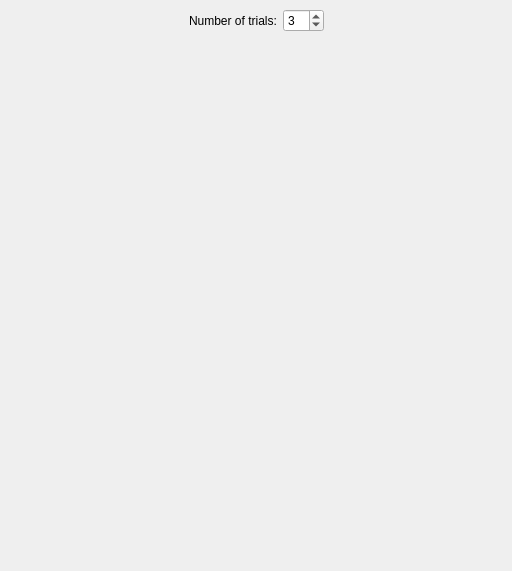
<?xml version="1.0" encoding="UTF-8"?>
<ui version="4.0">
 <class>HHabituationCriteriaForm</class>
 <widget class="QStackedWidget" name="HHabituationCriteriaForm">
  <property name="geometry">
   <rect>
    <x>0</x>
    <y>0</y>
    <width>512</width>
    <height>571</height>
   </rect>
  </property>
  <property name="windowTitle">
   <string>StackedWidget</string>
  </property>
  <property name="currentIndex">
   <number>0</number>
  </property>
  <widget class="QWidget" name="pageFixedN">
   <layout class="QVBoxLayout" name="verticalLayout">
    <item>
     <layout class="QHBoxLayout" name="horizontalLayout">
      <item>
       <spacer name="horizontalSpacer_2">
        <property name="orientation">
         <enum>Qt::Horizontal</enum>
        </property>
        <property name="sizeHint" stdset="0">
         <size>
          <width>40</width>
          <height>20</height>
         </size>
        </property>
       </spacer>
      </item>
      <item>
       <widget class="QLabel" name="label">
        <property name="text">
         <string>Number of trials:</string>
        </property>
       </widget>
      </item>
      <item>
       <widget class="QSpinBox" name="spinBoxNTrials">
        <property name="minimum">
         <number>1</number>
        </property>
        <property name="value">
         <number>3</number>
        </property>
       </widget>
      </item>
      <item>
       <spacer name="horizontalSpacer">
        <property name="orientation">
         <enum>Qt::Horizontal</enum>
        </property>
        <property name="sizeHint" stdset="0">
         <size>
          <width>40</width>
          <height>20</height>
         </size>
        </property>
       </spacer>
      </item>
     </layout>
    </item>
    <item>
     <spacer name="verticalSpacer">
      <property name="orientation">
       <enum>Qt::Vertical</enum>
      </property>
      <property name="sizeHint" stdset="0">
       <size>
        <width>20</width>
        <height>508</height>
       </size>
      </property>
     </spacer>
    </item>
   </layout>
  </widget>
  <widget class="QWidget" name="pageCriterion">
   <layout class="QVBoxLayout" name="verticalLayout_2">
    <item>
     <layout class="QHBoxLayout" name="horizontalLayout_10">
      <item>
       <widget class="QLabel" name="label_13">
        <property name="text">
         <string>Maximum number of trials:</string>
        </property>
       </widget>
      </item>
      <item>
       <widget class="QSpinBox" name="spinBoxMaxNumberOfHabituationTrials">
        <property name="minimum">
         <number>1</number>
        </property>
        <property name="value">
         <number>3</number>
        </property>
       </widget>
      </item>
     </layout>
    </item>
    <item>
     <widget class="QFrame" name="frame">
      <property name="frameShape">
       <enum>QFrame::StyledPanel</enum>
      </property>
      <property name="frameShadow">
       <enum>QFrame::Raised</enum>
      </property>
      <layout class="QVBoxLayout" name="verticalLayout_4">
       <item>
        <layout class="QHBoxLayout" name="horizontalLayout_5">
         <item>
          <layout class="QVBoxLayout" name="verticalLayout_3">
           <item>
            <widget class="QRadioButton" name="rbUseFirstWindow">
             <property name="toolTip">
              <string>&lt;html&gt;&lt;head/&gt;&lt;body&gt;&lt;p&gt;Habit will use total looking time from the &lt;span style=&quot; font-style:italic;&quot;&gt;first full window&lt;/span&gt; as the basis for habituation.&lt;/p&gt;&lt;/body&gt;&lt;/html&gt;</string>
             </property>
             <property name="text">
              <string>Use first window</string>
             </property>
            </widget>
           </item>
           <item>
            <widget class="QRadioButton" name="rbUseMaxWindow">
             <property name="toolTip">
              <string>&lt;html&gt;&lt;head/&gt;&lt;body&gt;&lt;p&gt;Habit will use the window with the &lt;span style=&quot; font-style:italic;&quot;&gt;most looking time&lt;/span&gt; as the basis for habituation.&lt;/p&gt;&lt;/body&gt;&lt;/html&gt;</string>
             </property>
             <property name="text">
              <string>Use max window</string>
             </property>
            </widget>
           </item>
          </layout>
         </item>
         <item>
          <widget class="QLabel" name="label_5">
           <property name="text">
            <string>Choose the method used for determining the basis for habituation. Total looking in the basis window will be used, along with the settings below, to determine when habituation is achieved. </string>
           </property>
           <property name="wordWrap">
            <bool>true</bool>
           </property>
          </widget>
         </item>
        </layout>
       </item>
       <item>
        <layout class="QHBoxLayout" name="horizontalLayout_4">
         <item>
          <widget class="QCheckBox" name="cbxRequireMinBasisValue">
           <property name="toolTip">
            <string>&lt;html&gt;&lt;head/&gt;&lt;body&gt;&lt;p&gt;Require a &lt;span style=&quot; font-style:italic;&quot;&gt;minimum amount of looking &lt;/span&gt;for a basis window. If &lt;span style=&quot; font-style:italic;&quot;&gt;first window&lt;/span&gt; is selected, then the first window &lt;span style=&quot; font-style:italic;&quot;&gt;which passes this test&lt;/span&gt; will be used as the basis.&lt;/p&gt;&lt;/body&gt;&lt;/html&gt;</string>
           </property>
           <property name="text">
            <string>Require minimum basis value</string>
           </property>
          </widget>
         </item>
         <item>
          <widget class="QLineEdit" name="lineeditMinBasisValue"/>
         </item>
         <item>
          <widget class="QLabel" name="label_4">
           <property name="text">
            <string>ms</string>
           </property>
          </widget>
         </item>
        </layout>
       </item>
      </layout>
     </widget>
    </item>
    <item>
     <widget class="QFrame" name="frame_2">
      <property name="frameShape">
       <enum>QFrame::StyledPanel</enum>
      </property>
      <property name="frameShadow">
       <enum>QFrame::Raised</enum>
      </property>
      <layout class="QVBoxLayout" name="verticalLayout_5">
       <item>
        <layout class="QHBoxLayout" name="horizontalLayout_6">
         <item>
          <widget class="QLabel" name="label_6">
           <property name="text">
            <string>Percentage</string>
           </property>
          </widget>
         </item>
         <item>
          <widget class="QSpinBox" name="spinPercentage">
           <property name="value">
            <number>50</number>
           </property>
          </widget>
         </item>
         <item>
          <widget class="QLabel" name="label_7">
           <property name="text">
            <string>&lt;html&gt;&lt;head/&gt;&lt;body&gt;&lt;p&gt;Habituation is achieved if the sum of looking in a window &lt;span style=&quot; font-style:italic;&quot;&gt;falls to this percentage (or less)&lt;/span&gt; of the sum of looking in the basis window.&lt;/p&gt;&lt;/body&gt;&lt;/html&gt;</string>
           </property>
           <property name="wordWrap">
            <bool>true</bool>
           </property>
          </widget>
         </item>
        </layout>
       </item>
       <item>
        <widget class="QCheckBox" name="cbxExcludeBasisWindow">
         <property name="toolTip">
          <string>&lt;html&gt;&lt;head/&gt;&lt;body&gt;&lt;p&gt;When using a &lt;span style=&quot; font-style:italic;&quot;&gt;sliding window&lt;/span&gt;, the trials used as the basis are not used when computing percentage and testing for habituation. This has no effect when using a &lt;span style=&quot; font-style:italic;&quot;&gt;fixed window.&lt;/span&gt;&lt;/p&gt;&lt;/body&gt;&lt;/html&gt;</string>
         </property>
         <property name="text">
          <string>Exclude basis window when computing percentage</string>
         </property>
        </widget>
       </item>
      </layout>
     </widget>
    </item>
    <item>
     <widget class="QFrame" name="frame_3">
      <property name="frameShape">
       <enum>QFrame::StyledPanel</enum>
      </property>
      <property name="frameShadow">
       <enum>QFrame::Raised</enum>
      </property>
      <layout class="QHBoxLayout" name="horizontalLayout_7">
       <item>
        <layout class="QFormLayout" name="formLayout">
         <item row="0" column="0">
          <widget class="QLabel" name="label_8">
           <property name="text">
            <string>Window Type:</string>
           </property>
          </widget>
         </item>
         <item row="0" column="1">
          <widget class="QComboBox" name="comboWindowType">
           <property name="toolTip">
            <string>&lt;html&gt;&lt;head/&gt;&lt;body&gt;&lt;p&gt;For a &lt;span style=&quot; font-style:italic;&quot;&gt;fixed window, &lt;/span&gt;windows are [&lt;span style=&quot; font-style:italic;&quot;&gt;1,2,...,size], [size+1,...,2*size],...&lt;/span&gt;&lt;/p&gt;&lt;p&gt;For a &lt;span style=&quot; font-style:italic;&quot;&gt;sliding window, &lt;/span&gt;windows are &lt;span style=&quot; font-style:italic;&quot;&gt;[1,2,...size], [2,3,...,size+1],...&lt;/span&gt;&lt;/p&gt;&lt;/body&gt;&lt;/html&gt;</string>
           </property>
          </widget>
         </item>
         <item row="1" column="0">
          <widget class="QLabel" name="label_9">
           <property name="text">
            <string>Window size (trials):</string>
           </property>
          </widget>
         </item>
         <item row="1" column="1">
          <widget class="QSpinBox" name="spinWindowSize">
           <property name="minimum">
            <number>1</number>
           </property>
           <property name="value">
            <number>3</number>
           </property>
          </widget>
         </item>
        </layout>
       </item>
       <item>
        <widget class="QLabel" name="label_10">
         <property name="text">
          <string>&lt;html&gt;&lt;head/&gt;&lt;body&gt;&lt;p&gt;Specify your definition of a &lt;span style=&quot; font-style:italic;&quot;&gt;window. &lt;/span&gt;&lt;/p&gt;&lt;/body&gt;&lt;/html&gt;</string>
         </property>
         <property name="wordWrap">
          <bool>true</bool>
         </property>
        </widget>
       </item>
      </layout>
     </widget>
    </item>
   </layout>
  </widget>
  <widget class="QWidget" name="pageTotalLookingTime">
   <layout class="QVBoxLayout" name="verticalLayout_6">
    <item>
     <layout class="QHBoxLayout" name="horizontalLayout_11">
      <item>
       <widget class="QLabel" name="label_14">
        <property name="text">
         <string>Maximum number of trials:</string>
        </property>
       </widget>
      </item>
      <item>
       <widget class="QSpinBox" name="spinBoxMaximumNumberOfTotalLookingTrials">
        <property name="minimum">
         <number>1</number>
        </property>
        <property name="value">
         <number>3</number>
        </property>
       </widget>
      </item>
     </layout>
    </item>
    <item>
     <layout class="QHBoxLayout" name="horizontalLayout_8">
      <item>
       <widget class="QLabel" name="label_11">
        <property name="text">
         <string>Total looking time (ms):</string>
        </property>
       </widget>
      </item>
      <item>
       <widget class="QLineEdit" name="lineeditTotalLookingTime"/>
      </item>
      <item>
       <widget class="QLabel" name="label_12">
        <property name="text">
         <string>&lt;html&gt;&lt;head/&gt;&lt;body&gt;&lt;p&gt;The sum of &lt;span style=&quot; font-style:italic;&quot;&gt;complete looks&lt;/span&gt; across &lt;span style=&quot; font-style:italic;&quot;&gt;all habituation trials&lt;/span&gt; must be at least this much.&lt;/p&gt;&lt;/body&gt;&lt;/html&gt;</string>
        </property>
        <property name="wordWrap">
         <bool>true</bool>
        </property>
       </widget>
      </item>
     </layout>
    </item>
    <item>
     <spacer name="verticalSpacer_3">
      <property name="orientation">
       <enum>Qt::Vertical</enum>
      </property>
      <property name="sizeHint" stdset="0">
       <size>
        <width>20</width>
        <height>444</height>
       </size>
      </property>
     </spacer>
    </item>
   </layout>
  </widget>
 </widget>
 <resources/>
 <connections/>
</ui>
